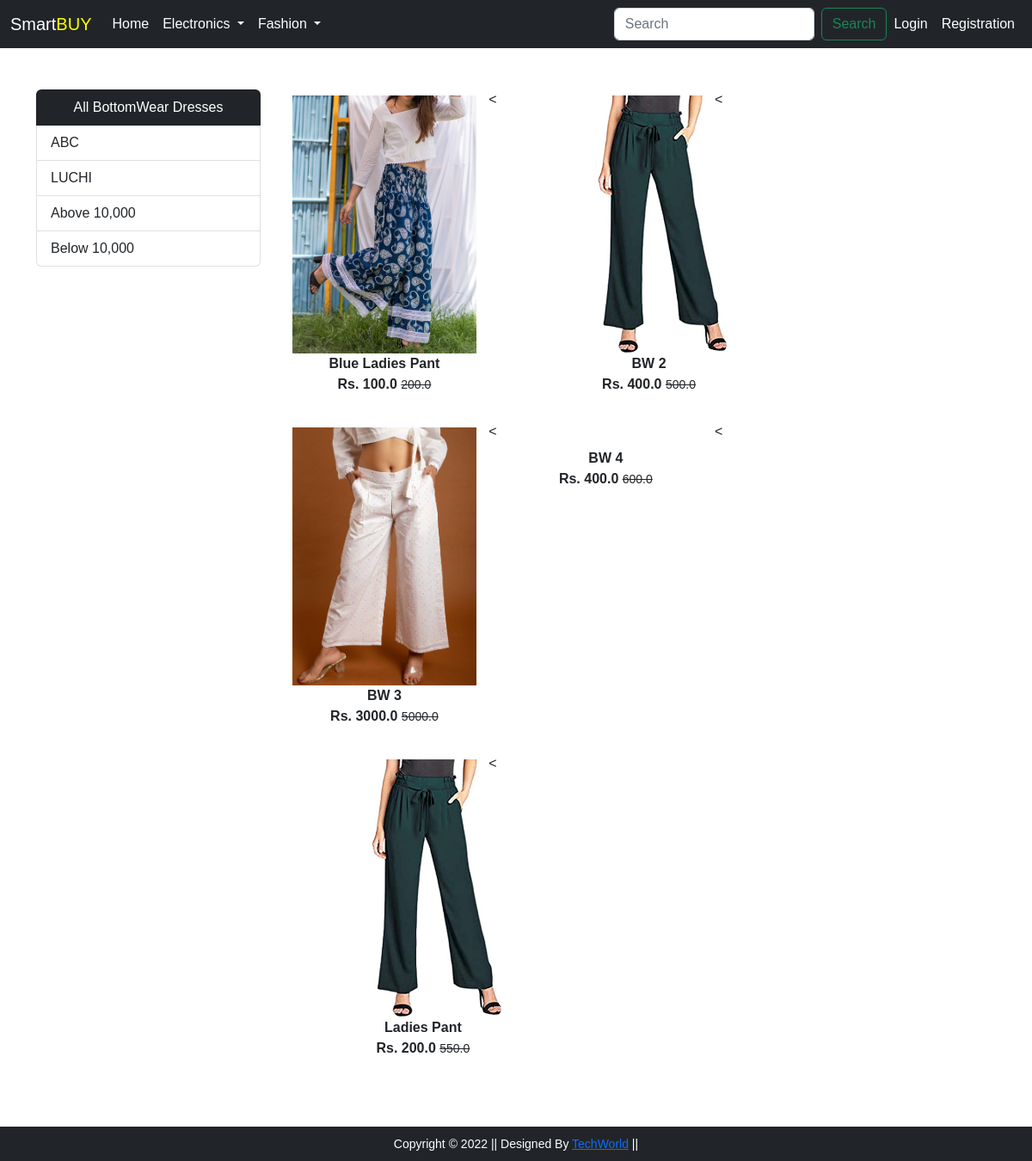
The app's page /bottomwear/ with its own data.
### addo/models.py (models this page shows, shortened)
class Product(models.Model):
    title = models.CharField(max_length=100)
    selling_price = models.FloatField()
    discount_price = models.FloatField()
    description = models.TextField()
    brand = models.CharField(max_length=100)
    category = models.CharField(choices=CATEGORY_CHOICES, max_length=4)
    product_image = models.ImageField(upload_to='productimg')

### addo/views.py (the view)
# urls.py: path('bottomwear/', views.bottomwear, name='bottomwear'),
def bottomwear(request, data=None):
    if data == None:
        bw = Product.objects.filter(category="BW")
    elif data == 'abc' or data == 'Luchi':
        bw = Product.objects.filter(category="BW").filter(brand=data)
    elif data == 'below':
        bw = Product.objects.filter(category="BW").filter(discount_price__lt=10000)
    elif data == 'above':
        bw = Product.objects.filter(category="BW").filter(discount_price__gt=10000)
    return render(request, 'addo/bottomwear.html', {'bw': bw})

### addo/templates/addo/bottomwear.html (shortened to what this page needs)
{% extends 'addo/base.html' %}
{% load static %}
{% block main-content %}
<div class="container my-5">
    <div class="row">
        <div class="col-sm-3">
            <div class="list-group">
                <a href="{% url 'bottomwear' %}" class="list-group-item list-group-item-action bg-dark text-white text-center">All BottomWear Dresses</a>
                <a href="{% url 'bottomwear-data' 'abc' %}" class="list-group-item list-group-item-action">ABC</a>
                <a href="{% url 'bottomwear-data' 'Luchi' %}" class="list-group-item list-group-item-action">LUCHI</a>
                <a href="{% url 'bottomwear-data' 'above' %}" class="list-group-item list-group-item-action">Above 10,000</a>
                <a href="{% url 'bottomwear-data' 'below' %}" class="list-group-item list-group-item-action">Below 10,000</a>
            </div>
        </div>
        <div class="col-sm-8">
            <div class="row">
                {% for product in bw %}
                <div class="col-sm-4 text-center mb-4">
                    <a href="{% url 'product-detail' product.id %}" class="btn">
                        <div class="item">
                            <img src="{{product.product_image.url}}" alt="" height="300" class="">
                            <div class="fw-bold">{{product.title}}</div>
                            <div class="fw-bold">Rs. {{product.discount_price}} <small class="fw-light text-decoration-line-through">{{product.selling_price}}</small></div>
                        </div>
                    </a>
                </div><
                {% endfor %}
            </div>
        </div>
    </div>
</div>
{% endblock main-content %}

### addo/templates/addo/base.html (shortened to what this page needs)
<!DOCTYPE html>
{% load static %}
<html lang="en">
<head>
    <link href="https://cdn.jsdelivr.net/npm/bootstrap@5.2.0/dist/css/bootstrap.min.css" rel="stylesheet">
    <link rel="stylesheet" href="https://cdnjs.cloudflare.com/ajax/libs/OwlCarousel2/2.3.4/assets/owl.carousel.min.css" />
    <link rel="stylesheet" href="https://cdnjs.cloudflare.com/ajax/libs/OwlCarousel2/2.3.4/assets/owl.theme.default.min.css" />
    <link rel="stylesheet" href="{% static 'css/style.css' %}">
    <link rel="stylesheet" href="{% static 'addo/css/all.min.css'%}">
    <link rel="stylesheet" href="{% static 'addo/css/style.css'%}">
</head>
<body>
    <nav class="navbar navbar-expand-lg bg-dark">
        <div class="container-fluid">
          <a class="navbar-brand text-white" href="{%  url 'home' %}">Smart<span id="a">BUY</span></a>
          <div class="collapse navbar-collapse" id="navbarSupportedContent">
            <ul class="navbar-nav me-auto mb-2 mb-lg-0">
              <li class="nav-item">
                <a class="nav-link active text-white" aria-current="page" href="{%  url 'home' %}">Home</a>
              </li>
              <li class="nav-item dropdown">
                <a class="nav-link dropdown-toggle text-white" href="#" role="button" data-bs-toggle="dropdown" aria-expanded="false">
                  Electronics
                </a>
              </li>
              <li class="nav-item dropdown">
                <a class="nav-link dropdown-toggle text-white" href="#" role="button" data-bs-toggle="dropdown" aria-expanded="false">
                  Fashion
                </a>
              </li>
            </ul>
            <form class="d-flex" role="search">
              <input class="form-control me-2" type="search" placeholder="Search" aria-label="Search">
              <button class="btn btn-outline-success" type="submit">Search</button>
            </form>
            <div>
              <ul class="navbar-nav me-auto mb-2 mb-lg-0">
                {% if request.user.is_authenticated %}
                <li class="nav-item dropdown mx-2">
                  <a class="nav-link dropdown-toggle text-white" href="#" id="profileDropdown" role="button" data-bs-toggle="dropdown" aria-expanded="false">
                    Aakash
                  </a>
                  <ul class="dropdown-menu">
                    <li><a class="dropdown-item" href="/profile">Profile</a></li>
                    <li><a class="dropdown-item" href="/order">Orders</a></li>
                    <li><a class="dropdown-item" href="/passwordchange">Change Password</a></li><hr>
                    <li><a class="dropdown-item" href="{% url 'logout' %}">Logout</a></li>
                  </ul>
                </li>
                <li class="nav-item">
                  <a href="/cart" class="nav-link text-white"> Cart </a>
                </li>
                {% else %}
                <li class="nav-item">
                  <a href="{% url 'login' %}" class="nav-link text-white"> Login </a>
                </li>
                <li class="nav-item">
                  <a href="{% url 'customerregistration' %}" class="nav-link text-white"> Registration </a>
                </li>
                {% endif %}
              </ul>
            </div>
          </div>
        </div>
    </nav>
    {% block main-content %}  {% endblock main-content %}
    <footer class="container-fluid bg-dark text-center p-2 mt-5">
      <small class="text-white">Copyright &copy; 2022 || Designed By <a href="{%  url 'techworld' %}">TechWorld</a>  ||</small>
    </footer>
</body>
</html>

### addo/static/addo/css/style.css (style rules this page uses)
* { margin: 0; padding: 0; font-family: 'Poppins', sans-serif; box-sizing: border-box; }

### addo/templates/addo/base.html (style rules this page uses)
#a { color: yellow; }

### records on screen
Product: product_image (picture), title "Blue Ladies Pant", discount_price "100.0", selling_price "200.0"
Product: product_image (picture), title "BW 2", discount_price "400.0", selling_price "500.0"
Product: product_image (picture), title "BW 3", discount_price "3000.0", selling_price "5000.0"
Product: title "BW 4", discount_price "400.0", selling_price "600.0"
Product: product_image (picture), title "Ladies Pant", discount_price "200.0", selling_price "550.0"
